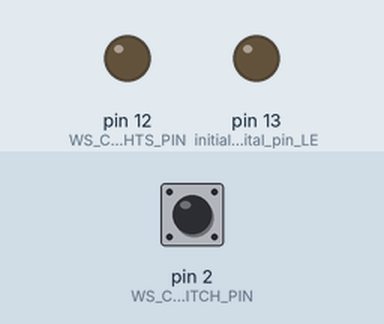
Recording of a sketch running on a simulated Arduino Uno, built with avr-gcc and run on an emulated ATmega328P. Parts: output pins drawn as LEDs (lit = HIGH). The inputs (shaded band) are chosen by the test bench; at power-on: pin 2 (WS_CABIN_LIGHTS_SWITCH_PIN) LOW.

Above: at 1.2 s.
1.3 s: pin 2 (WS_CABIN_LIGHTS_SWITCH_PIN) pulled HIGH for 0.15 s
At 1.37 s:
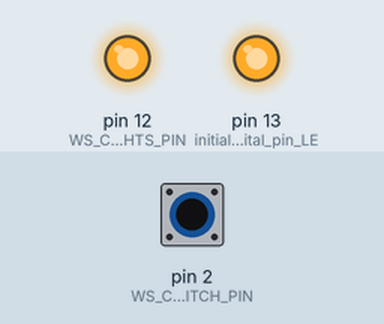
2.9 s: pin 2 (WS_CABIN_LIGHTS_SWITCH_PIN) pulled HIGH for 3.2 s
At 7.5 s:
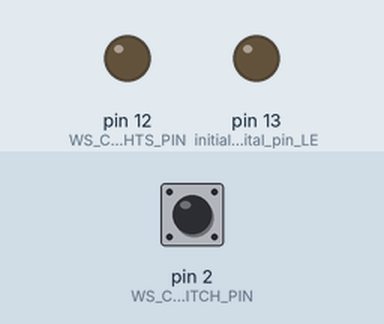
Timing chart, 0 to 9.0 s (numbered marks = the images above; inputs shaded):
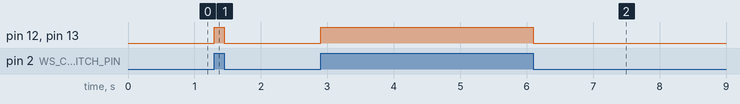

The sketch:

day_3.ino
```cpp
#define WS_CABIN_LIGHTS_PIN 12                      // Control our lander's lights using the HERO's pin 12
#define WS_CABIN_LIGHTS_SWITCH_PIN 2                // Connect our light switch to pin 2

void setup() {
  // put your setup code here, to run once:
  pinMode(WS_CABIN_LIGHTS_PIN, OUTPUT);             // Set light control pin as an OUTPUT
  pinMode(WS_CABIN_LIGHTS_SWITCH_PIN, INPUT);       // Since we read from the switch, this pin is an INPUT
  pinMode(LED_BUILTIN, OUTPUT);                     // initialize digital pin LED_BUILTIN as an output.
}

void loop() {
  if(digitalRead(WS_CABIN_LIGHTS_SWITCH_PIN) == HIGH) {
    digitalWrite(WS_CABIN_LIGHTS_PIN, HIGH);    // Switch is ON, turn on our lander's light
    digitalWrite(LED_BUILTIN, HIGH);
  } else {
    digitalWrite(WS_CABIN_LIGHTS_PIN, LOW); // Swithc is OFF, turn off lander's light
    digitalWrite(LED_BUILTIN, LOW);
  }
}
 
```

Measured:
- after the input at 1.3 s, pin 12 (WS_CABIN_LIGHTS_PIN), pin 13 (initialize_digital_pin_LE): LOW → HIGH at once, → LOW 0.15 s later
- after the input at 2.9 s, pin 12 (WS_CABIN_LIGHTS_PIN), pin 13 (initialize_digital_pin_LE): LOW → HIGH at once, → LOW 3.2 s later
